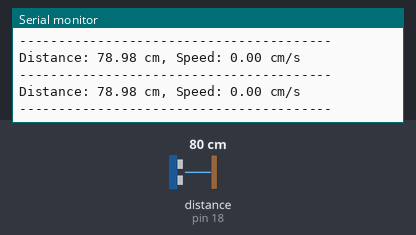
The sketch below on a simulated Arduino Uno, built with avr-gcc and run on an emulated ATmega328P. Parts: the last lines printed to the serial monitor. Wiring (inferred from the names in the program): ultrasonic range finder: trigger pin 5; echo pin 18. The inputs (shaded band) are chosen by the test bench; at power-on: distance to the obstacle (sensor on pin 18) 80 cm. The echo pulse lasts 58.3 µs per cm.

Above: at 1.2 s.
1.3 s: distance to the obstacle (sensor on pin 18) set to 2 cm
At 1.6 s:
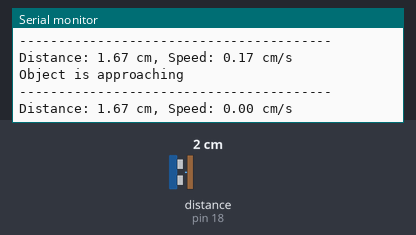
2.9 s: distance to the obstacle (sensor on pin 18) set to 4 cm
At 2.93 s:
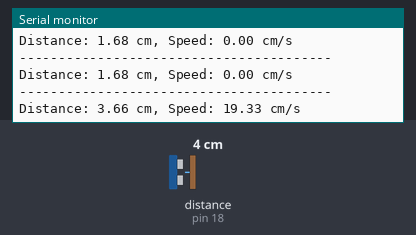
Timing chart, 0 to 5.9 s (numbered marks = the images above; inputs shaded):
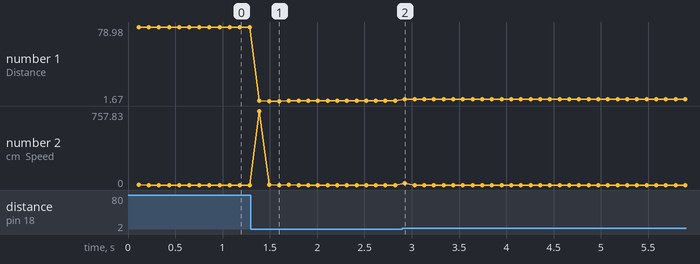

Measured:
- after the input at 1.3 s, the serial monitor: prints a new line after 0.09 s (image 1)
- after the input at 2.9 s, the serial monitor: prints a new line at once (image 2)
- plotted number 1: 78.98 → 1.68 after the input at 1.3 s, 1.68 → 3.66 after the input at 2.9 s

The sketch:

ultrasonic.ino
```cpp
// HC-SR04 Ultrasonic Sensor Speed Detection
// Trigger Pin -> GPIO 5
// Echo Pin -> GPIO 18

const int TRIG_PIN = 5;  // GPIO pin connected to Trigger
const int ECHO_PIN = 18; // GPIO pin connected to Echo

// Constants for speed calculation
const int MEASUREMENT_INTERVAL = 100; // Time between measurements in ms
const float SOUND_SPEED = 0.034;      // Speed of sound in cm/microsecond

// Variables to store measurements
float previousDistance = 0;
unsigned long previousTime = 0;

void setup() {
  Serial.begin(115200);
  pinMode(TRIG_PIN, OUTPUT);
  pinMode(ECHO_PIN, INPUT);

  Serial.println("Ultrasonic Speed Detection System Started");
  Serial.println("----------------------------------------");
}

float measureDistance() {
  // Clear trigger pin
  digitalWrite(TRIG_PIN, LOW);
  delayMicroseconds(2);

  // Send 10μs pulse to trigger
  digitalWrite(TRIG_PIN, HIGH);
  delayMicroseconds(10);
  digitalWrite(TRIG_PIN, LOW);

  // Measure the response from echo pin
  long duration = pulseIn(ECHO_PIN, HIGH);

  // Calculate distance in cm
  return duration * SOUND_SPEED / 2;
}

void loop() {
  // Get current measurement
  float currentDistance = measureDistance();
  unsigned long currentTime = millis();

  // Only calculate speed if we have a previous measurement
  if (previousDistance > 0) {
    // Calculate time difference in seconds
    float timeDiff = (currentTime - previousTime) / 1000.0;

    // Calculate distance difference in cm (negative means object is approaching)
    float distanceDiff = currentDistance - previousDistance;

    // Calculate speed in cm/s (absolute value)
    float speed = abs(distanceDiff / timeDiff);

    // Print results if object is within reasonable range (< 400cm)
    if (currentDistance < 400) {
      Serial.print("Distance: ");
      Serial.print(currentDistance);
      Serial.print(" cm, Speed: ");
      Serial.print(speed);
      Serial.println(" cm/s");

      // Indicate if object is approaching or moving away
      if (distanceDiff < 0) {
        Serial.println("Object is approaching");
      } else if (distanceDiff > 0) {
        Serial.println("Object is moving away");
      }
      Serial.println("----------------------------------------");
    }
  }

  // Store current measurements for next iteration
  previousDistance = currentDistance;
  previousTime = currentTime;

  // Wait before next measurement
  delay(MEASUREMENT_INTERVAL);
}
```
